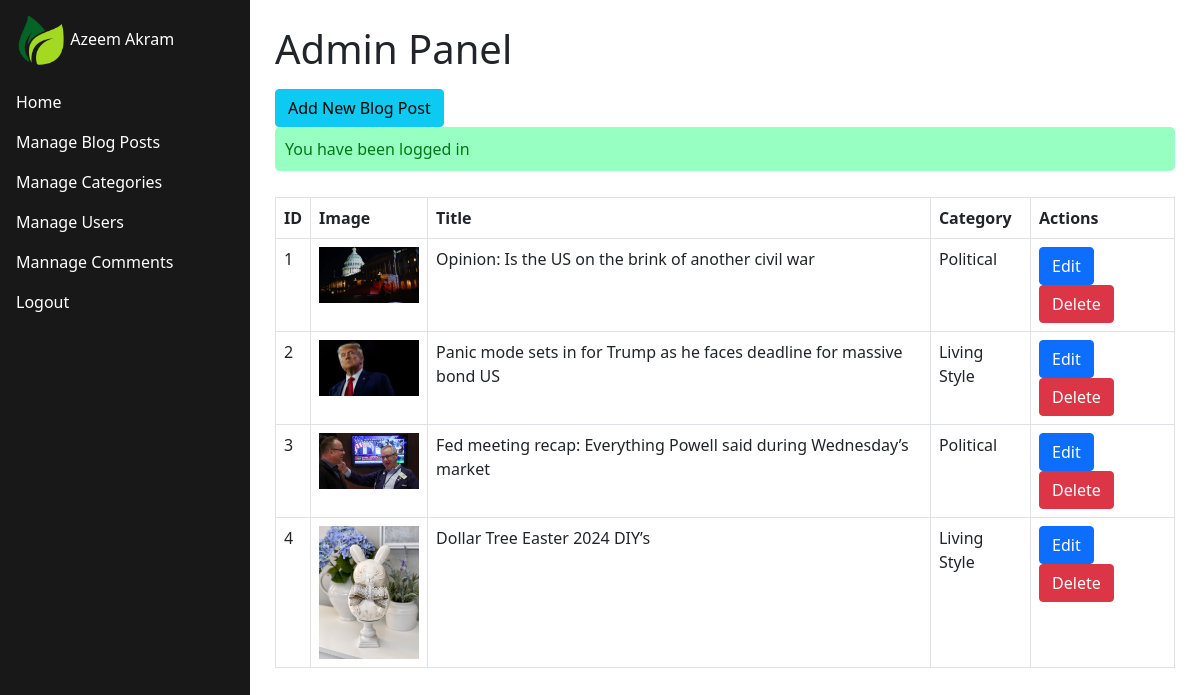
The app's page /admin/blog-posts.php (signed in) with its own data.
### tables this page shows
CREATE TABLE `blog_posts` (
  `id` int(11) NOT NULL,
  `title` varchar(150) NOT NULL,
  `image` varchar(300) NOT NULL,
  `content` text NOT NULL,
  `type` int(50) NOT NULL,
  `created_at` timestamp NOT NULL DEFAULT current_timestamp() ON UPDATE current_timestamp(),
  `updated_at` timestamp NOT NULL DEFAULT current_timestamp()
);

CREATE TABLE `categories` (
  `id` int(11) NOT NULL,
  `name` varchar(50) NOT NULL
);

### admin/blog-posts.php (the view, shortened to what this page needs)
<?php
include "../database.php";
$sql = "Select blog_posts.*, categories.name from blog_posts JOIN categories on blog_posts.type = categories.id";
$results = $conn->query($sql);
?>
<!doctype html>
<html lang="en">
<head>
  <link href="https://cdn.jsdelivr.net/npm/bootstrap@5.0.2/dist/css/bootstrap.min.css" rel="stylesheet"
>
  <link rel="stylesheet" href="/assets/css/style.css" />
</head>
<body>
  <?php include "includes/sidebar.php" ?>
  <div class="main-container">
    <h1>Admin Panel</h1>
    <div class="my-3">
      <button type="button" class="btn btn-info" data-bs-toggle="modal" data-bs-target="#exampleModal">
        Add New Blog Post
      </button>
      <?php include "../includes/messages.php" ?>
    </div>
    <div>
      <table class="table table-bordered table-stripped">
        <tr>
          <th>ID</th>
          <th>Image</th>
          <th>Title</th>
          <th>Category</th>
          <th>Actions</th>
        </tr>
        <?php
        if ($results->num_rows > 0) {
          while ($row = $results->fetch_assoc()) {
            ?>
            <tr>
              <td><?php echo $row['id'] ?></td>
              <td><img src="/uploads/<?php echo $row['image'] ?>" width="100px"></td>
              <td><?php echo $row['title'] ?></td>
              <td><?php echo $row['name'] ?></td>
              <td>
                <button type="button" class="btn btn-primary" data-bs-toggle="modal"
                  data-bs-target="#editModel_<?php echo $row['id'] ?>">
                  Edit
                </button>
                <button type="button" class="btn btn-danger" data-bs-toggle="modal" data-bs-target="#deleteModel_<?php echo $row['id'] ?>">
                Delete
                </button>
              </td>
            </tr>
            <?php
          }
        }
        ?>
      </table>
    </div>
  </div>
</body>
</html>

### assets/css/style.css (style rules this page uses)
.main-container { margin-left: 250px; padding: 25px; }

### records on screen
blog_posts: id "1", image (picture), title "Opinion: Is the US on the brink of another civil war", categories.name "Political"
blog_posts: id "2", image (picture), title "Panic mode sets in for Trump as he faces deadline for massive bond US", categories.name "Living Style"
blog_posts: id "3", image (picture), title "Fed meeting recap: Everything Powell said during Wednesday’s market", categories.name "Political"
blog_posts: id "4", image (picture), title "Dollar Tree Easter 2024 DIY’s", categories.name "Living Style"

### other values on screen
$_SESSION['admin_first_name'] "Azeem"
$_SESSION['admin_last_name'] "Akram"
$_SESSION['success'] "You have been logged in"
